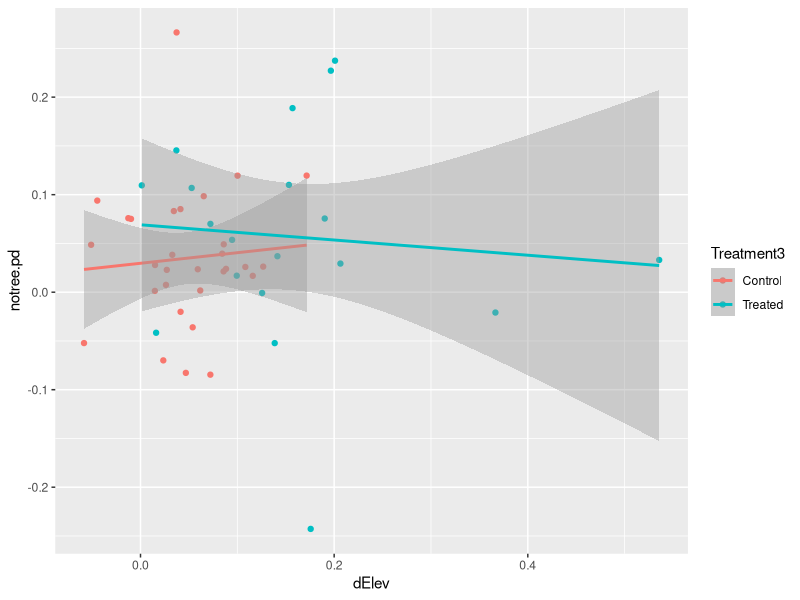
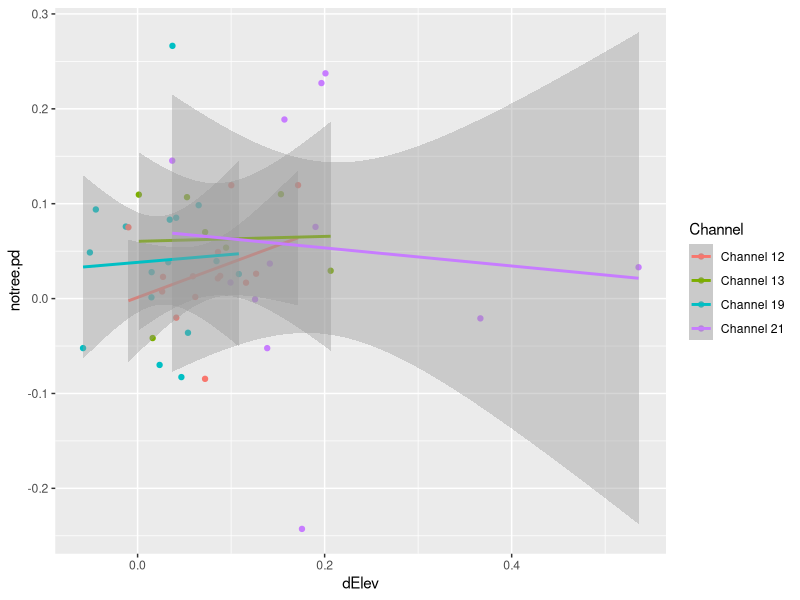

Reproduce these figures in R, in order.
library(tidyverse)

# Load data ---------------------------------------------------------------

elev <- read.csv("data/cleaned/Cross-section-elevation_clean.csv")
firstlast <- read.csv("data/cleaned/Percent-difference_first-last.csv", )

dat <- left_join(elev, firstlast)


# Visualization -----------------------------------------------------------

# Percent difference and elevation change
dat |> 
  ggplot(aes(x = dElev, y = notree.pd, color = Treatment3)) +
  geom_point() +
  geom_smooth(method = "lm")

dat |> 
  ggplot(aes(x = dElev, y = notree.pd, color = Channel)) +
  geom_point() +
  geom_smooth(method = "lm")

